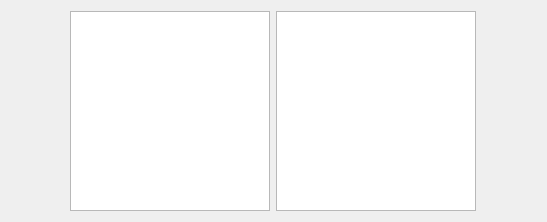
<?xml version="1.0" encoding="UTF-8"?>
<ui version="4.0">
 <class>TestC</class>
 <widget class="QWidget" name="TestC">
  <property name="geometry">
   <rect>
    <x>0</x>
    <y>0</y>
    <width>547</width>
    <height>220</height>
   </rect>
  </property>
  <property name="windowTitle">
   <string>Experiment 3</string>
  </property>
  <layout class="QHBoxLayout" name="horizontalLayout_2">
   <item>
    <layout class="QHBoxLayout" name="horizontalLayout">
     <item>
      <widget class="QGraphicsView" name="viewFirst">
       <property name="sizePolicy">
        <sizepolicy hsizetype="Fixed" vsizetype="Fixed">
         <horstretch>0</horstretch>
         <verstretch>0</verstretch>
        </sizepolicy>
       </property>
       <property name="minimumSize">
        <size>
         <width>200</width>
         <height>200</height>
        </size>
       </property>
       <property name="maximumSize">
        <size>
         <width>200</width>
         <height>200</height>
        </size>
       </property>
      </widget>
     </item>
     <item>
      <widget class="QGraphicsView" name="viewSecond">
       <property name="sizePolicy">
        <sizepolicy hsizetype="Fixed" vsizetype="Fixed">
         <horstretch>0</horstretch>
         <verstretch>0</verstretch>
        </sizepolicy>
       </property>
       <property name="minimumSize">
        <size>
         <width>200</width>
         <height>200</height>
        </size>
       </property>
       <property name="maximumSize">
        <size>
         <width>200</width>
         <height>200</height>
        </size>
       </property>
      </widget>
     </item>
    </layout>
   </item>
  </layout>
 </widget>
 <resources/>
 <connections/>
</ui>
